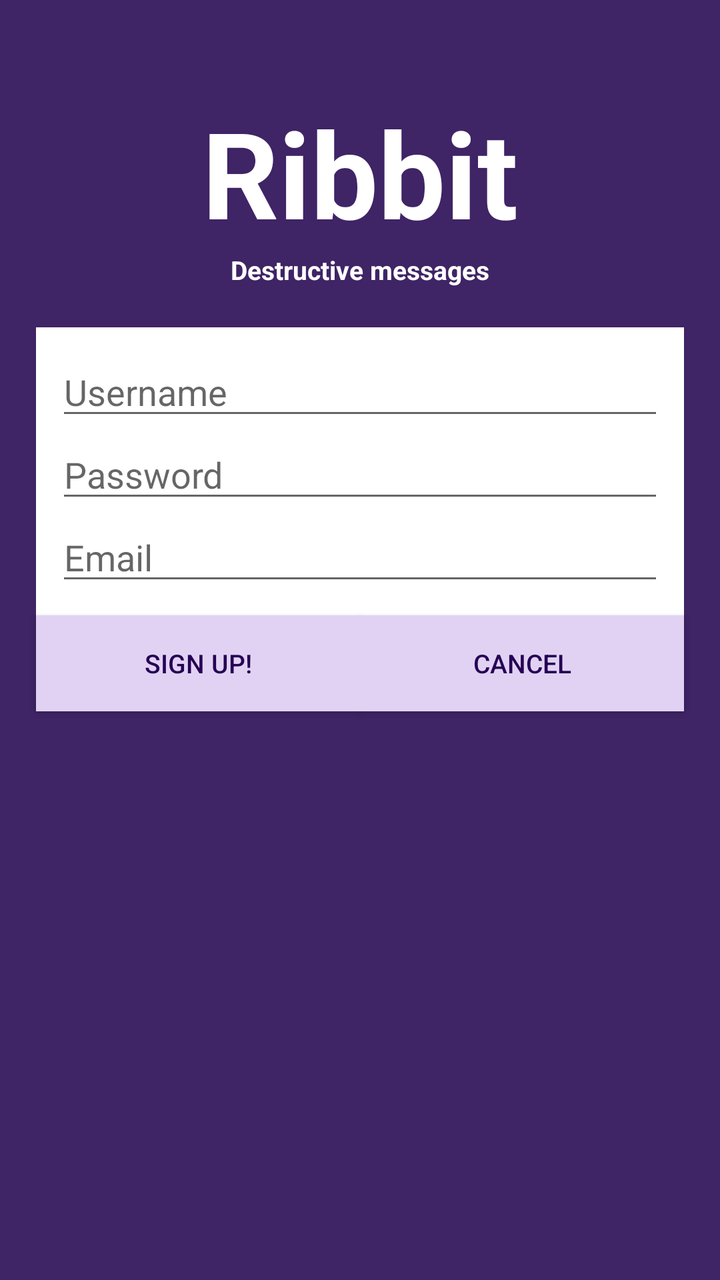
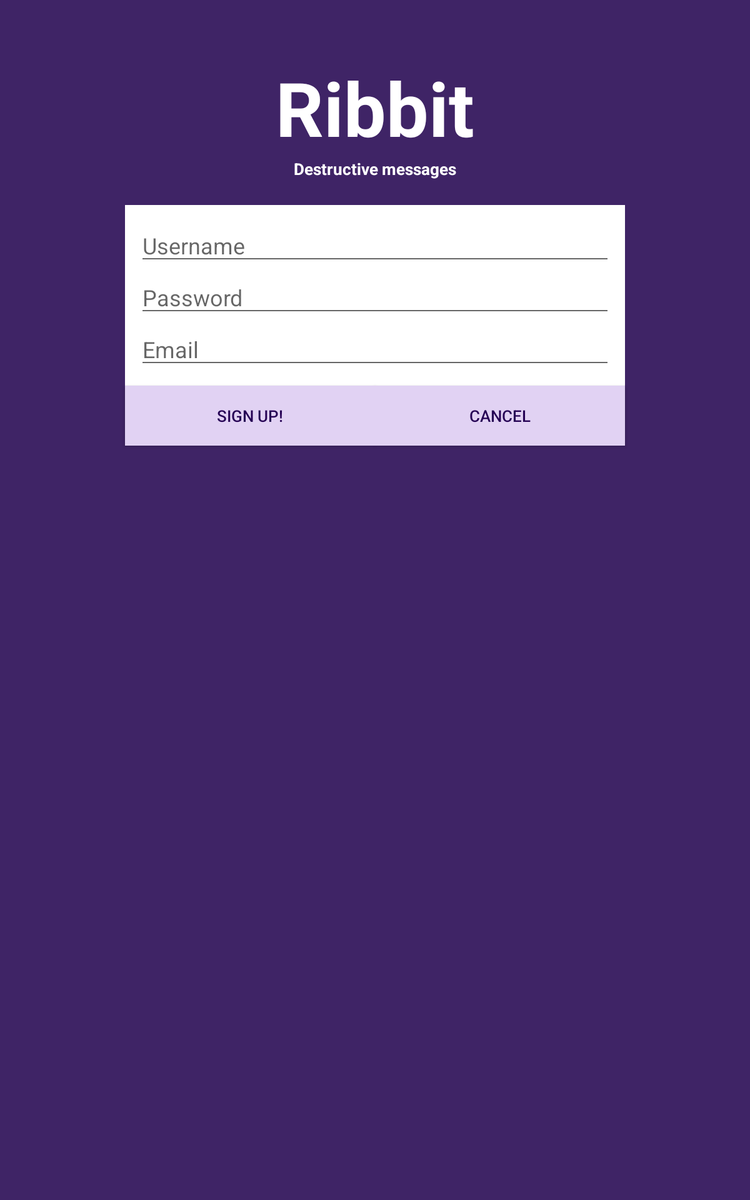

First picture: res/layout/ on a phone held upright. Second picture: the repository's own variant of that layout, on a device whose configuration matches the variant's folder. Source for both follows.
<!-- AndroidManifest.xml: application theme Theme.Ribbit -->
<!-- res/layout/activity_sign_up.xml -->
<RelativeLayout xmlns:android="http://schemas.android.com/apk/res/android"
    xmlns:tools="http://schemas.android.com/tools" android:layout_width="match_parent"
    android:layout_height="match_parent"
    style="@style/AuthBackground"
    tools:context="doge.thecraftcod.ribbit.ui.SignUpActivity">

    <include layout="@layout/auth_common" />

    <LinearLayout
        android:id="@+id/editTextLayout"
        style="@style/AuthFieldContainer">

    <EditText
        style="@style/AuthEditText"
        android:inputType="textPersonName"
        android:hint="@string/username_hint"
        android:id="@+id/username">
        <requestFocus/>
    </EditText>

    <EditText
        style="@style/AuthEditText"
        android:inputType="textPassword"
        android:id="@+id/password"
        android:hint="@string/password_hint" />

    <EditText
        android:inputType="textEmailAddress"
        android:id="@+id/emailField"
        android:hint="@string/email_hint"
        style="@style/AuthEditText" />

    </LinearLayout>

    <ImageView
        android:layout_width="wrap_content"
        android:layout_height="wrap_content"
        android:id="@+id/buttonDivider"
        android:layout_below="@+id/editTextLayout"
        android:layout_centerHorizontal="true"
        android:src="@mipmap/button_divider"
        android:contentDescription="@string/btnDivider"
        />

    <Button
        android:text="@string/sign_up_btn"
        android:id="@+id/signupBtn"
        style="@style/AuthButton"
        android:layout_alignParentLeft="true"
        android:layout_below="@+id/editTextLayout"
        android:layout_toLeftOf="@+id/buttonDivider"
        android:layout_marginRight="0dp"
        />
    <Button
        android:text="@string/cancel"
        android:id="@+id/cancelBtn"
        style="@style/AuthButton"
        android:layout_alignParentRight="true"
        android:layout_below="@+id/editTextLayout"
        android:layout_toRightOf="@+id/buttonDivider"
        android:layout_marginLeft="0dp"
        />
</RelativeLayout>
<!-- res/layout/auth_common.xml (included above) -->
<?xml version="1.0" encoding="utf-8"?>
<merge xmlns:tools="http://schemas.android.com/tools"
    xmlns:android="http://schemas.android.com/apk/res/android"
    tools:showIn="@layout/activity_login">


    <ImageView
        android:id="@+id/backgroundImage"
        style="@style/AuthBackgroundImage" />

    <TextView
        android:id="@+id/title"
        style="@style/AuthTitle" />

    <TextView
        android:text="@string/subtitle"
        android:id="@+id/subtitle"
        style="@style/AuthSubTitle" />
</merge>
<!-- resources referenced by this layout -->
<resources>
  <string name="btnDivider">Button Divider</string>
  <string name="cancel">Cancel</string>
  <string name="email_hint">Email</string>
  <string name="password_hint">Password</string>
  <string name="sign_up_btn">Sign Up!</string>
  <string name="subtitle">Destructive messages</string>
  <string name="username_hint">Username</string>
  <style name="AuthBackground">
          <item name="android:background">@color/background_purple</item>
      </style>
  <style name="AuthBackgroundImage">
          <item name="android:contentDescription">@string/background_desc</item>
          <item name="android:scaleType">fitStart</item>
          <item name="android:background">@mipmap/background</item>
          <item name="android:layout_width">match_parent</item>
          <item name="android:layout_height">match_parent</item>
      </style>
  <style name="AuthEditText">
          <item name="android:layout_width">match_parent</item>
          <item name="android:layout_height">wrap_content</item>
          <item name="android:ems">10</item>
      </style>
  <style name="AuthSubTitle" parent="AuthTitle">
          <item name="android:layout_below">@+id/title</item>
          <item name="android:textSize">13sp</item>
          <item name="android:layout_alignParentTop">false</item>
          <item name="android:layout_marginTop">0dp</item>
  
  
      </style>
  <color name="background_purple">#3F2466</color>
  <string name="background_desc">Ribbit Frog Background</string>
  <string name="app_name">Ribbit</string>
  <style name="PopupMenu.Ribbit" parent="@android:style/Widget.Holo.Light.ListPopupWindow">
          <item name="android:popupBackground">@drawable/menu_dropdown_panel_ribbit</item>
      </style>
  <style name="DropDownListView.Ribbit" parent="@android:style/Widget.Holo.Light.ListView.DropDown">
          <item name="android:listSelector">@drawable/selectable_background_ribbit</item>
      </style>
  <style name="ActionBarTabStyle.Ribbit" parent="@android:style/Widget.Holo.Light.ActionBar.TabView">
          <item name="android:background">@drawable/tab_indicator_ab_ribbit</item>
      </style>
  <style name="DropDownNav.Ribbit" parent="@android:style/Widget.Holo.Light.Spinner">
          <item name="android:background">@drawable/spinner_background_ab_ribbit</item>
          <item name="android:popupBackground">@drawable/menu_dropdown_panel_ribbit</item>
          <item name="android:dropDownSelector">@drawable/selectable_background_ribbit</item>
      </style>
  <style name="ActionButton.CloseMode.Ribbit" parent="@android:style/Widget.Holo.Light.ActionButton.CloseMode">
          <item name="android:background">@drawable/btn_cab_done_ribbit</item>
      </style>
  <style name="Theme.Ribbit.Overflow" parent="@android:style/Widget.ActionButton.Overflow">
          <item name="android:src">@mipmap/ic_menu_overflow</item>
      </style>
  <style name="Theme.Ribbit.LightPurpleBackground">
          <item name="android:background">@color/light_purple_background</item>
          <item name="android:divider">@null</item>
      </style>
  <style name="Theme.Ribbit.LightPurpleBackground.GridView">
          <item name="android:padding">@dimen/user_grid_space</item>
      </style>
  <color name="pressed_purple_btn">#ba9dda</color>
  <color name="focused_purple_btn">#d6c3ed</color>
  <color name="light_purple_btn">#e1d2f3</color>
  <style name="ProgressBar.Ribbit" parent="@android:style/Widget.Holo.Light.ProgressBar.Horizontal">
          <item name="android:progressDrawable">@drawable/progress_horizontal_ribbit</item>
      </style>
  <style name="ActionBar.Solid.Ribbit.TitleTextStyle" parent="@android:style/TextAppearance.Holo.Widget.ActionBar.Title">
          <item name="android:textColor">#250054</item>
      </style>
  <color name="light_purple_background">#e9e4ed</color>
  <dimen name="user_grid_space">8dp</dimen>
  <!-- some entries are left out for length -->
</resources>
<!-- res/layout-large/activity_sign_up.xml (the repository's variant of the layout above) -->
<!-- drawn on a 7-inch tablet held upright -->
<RelativeLayout xmlns:android="http://schemas.android.com/apk/res/android"
    xmlns:tools="http://schemas.android.com/tools" android:layout_width="match_parent"
    android:layout_height="match_parent"
    style="@style/AuthBackground"
    tools:context="doge.thecraftcod.ribbit.ui.SignUpActivity">

    <include layout="@layout/auth_common" />

    <LinearLayout
        android:id="@+id/editTextLayout"
        style="@style/AuthFieldContainer"
        android:layout_width="400dp"
        android:layout_centerHorizontal="true"
        >

    <EditText
        style="@style/AuthEditText"
        android:inputType="textPersonName"
        android:hint="@string/username_hint">
        <requestFocus/>
    </EditText>

    <EditText
        style="@style/AuthEditText"
        android:inputType="textPassword"
        android:id="@+id/password"
        android:hint="@string/password_hint" />

    <EditText
        android:inputType="textEmailAddress"
        android:id="@+id/emailField"
        android:hint="@string/email_hint"
        style="@style/AuthEditText" />

    </LinearLayout>

    <ImageView
        android:layout_width="wrap_content"
        android:layout_height="wrap_content"
        android:id="@+id/buttonDivider"
        android:layout_below="@+id/editTextLayout"
        android:layout_centerHorizontal="true"
        android:src="@mipmap/button_divider"
        android:contentDescription="@string/btnDivider"
        />

    <Button
        android:text="@string/sign_up_btn"
        android:id="@+id/signupBtn"
        style="@style/AuthButton"
        android:layout_alignLeft="@+id/editTextLayout"
        android:layout_below="@+id/editTextLayout"
        android:layout_toLeftOf="@+id/buttonDivider"
        android:layout_marginRight="0dp"
        android:layout_marginLeft="0dp"

        />
    <Button
        android:text="@string/cancel"
        android:id="@+id/cancelBtn"
        style="@style/AuthButton"
        android:layout_alignRight="@+id/editTextLayout"
        android:layout_below="@+id/editTextLayout"
        android:layout_toRightOf="@+id/buttonDivider"
        android:layout_marginLeft="0dp"
        android:layout_marginRight="0dp"
        />
</RelativeLayout>
